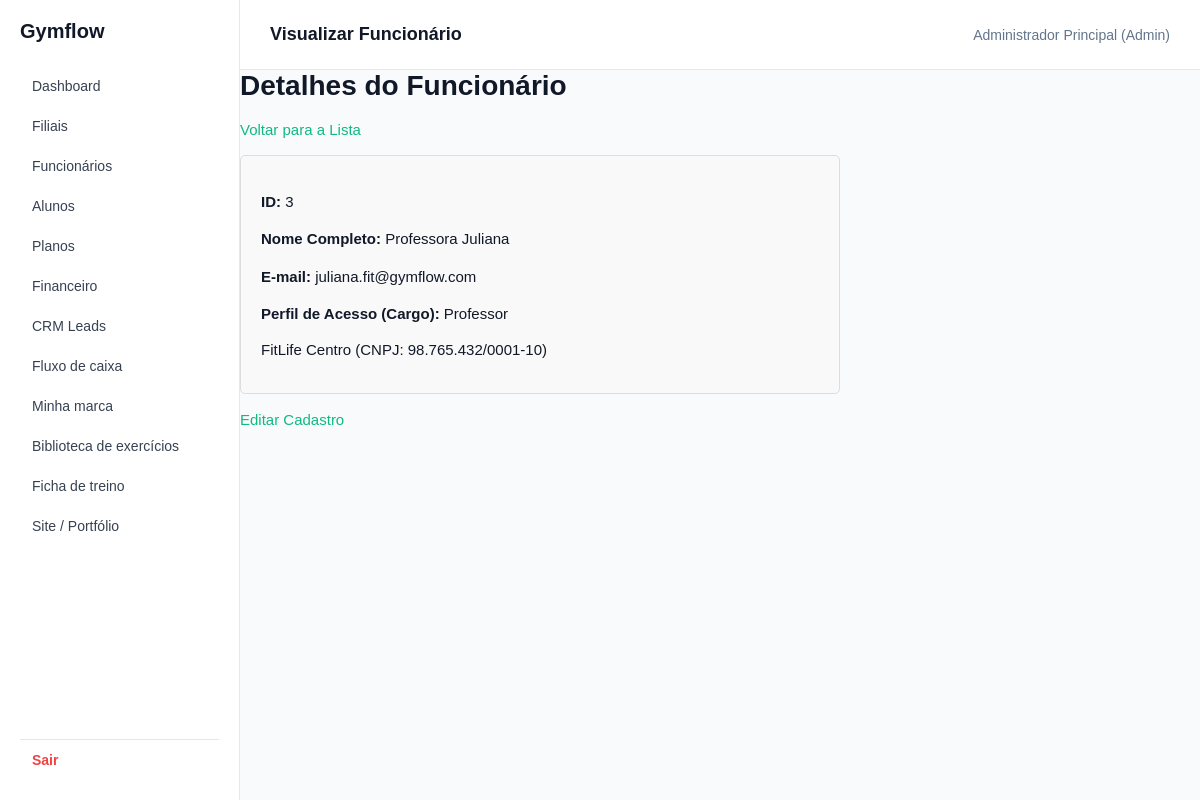
/app/controllers/FuncionarioController.php?acao=visualizar&id=3 (signed in), run on an earlier commit of the app's database.
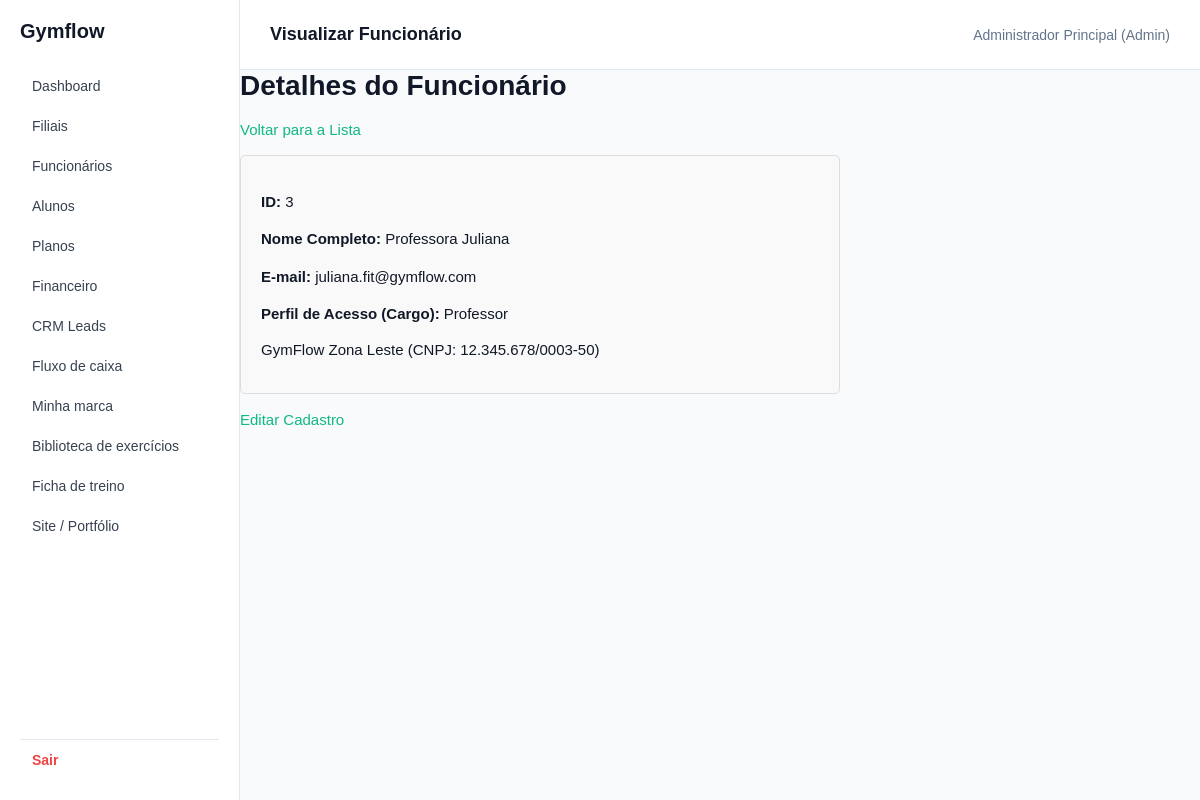
And on a later commit of the database.
### tables this page shows
CREATE TABLE users (
    id INT AUTO_INCREMENT PRIMARY KEY,
    name VARCHAR(100) NOT NULL,
    email VARCHAR(100) NOT NULL UNIQUE,
    password VARCHAR(255) NOT NULL,
    role VARCHAR(30) NOT NULL,
    aluno_id INT DEFAULT NULL
);

CREATE TABLE filiais (
    id INT AUTO_INCREMENT PRIMARY KEY,
    company_id INT NOT NULL,
    nome VARCHAR(100) NOT NULL,
    cnpj VARCHAR(18) NOT NULL,
    telefone VARCHAR(15) NOT NULL,
    responsavel VARCHAR(100) NOT NULL,
    ativo BOOLEAN NOT NULL DEFAULT TRUE,
    latitude DECIMAL(10,8) DEFAULT NULL,
    longitude DECIMAL(11,8) DEFAULT NULL,
    CONSTRAINT uq_filiais_cnpj UNIQUE (company_id, cnpj),
    FOREIGN KEY (company_id) REFERENCES companies(id) ON DELETE CASCADE
);

### app/models/Funcionario.php (called while the page is built, shortened)
<?php
require_once __DIR__ . '/Database.php';
$operacao = $operacao ?? '';
$dados = $dados ?? [];
if ($operacao === 'buscar_por_email') {
    $email = trim($dados['email'] ?? $email ?? '');
    $stmt = $pdo->prepare("SELECT * FROM users WHERE email = :email LIMIT 1");
    $stmt->execute([':email' => $email]);
    $usuario = $stmt->fetch() ?: null;
}
elseif ($operacao === 'buscar') {
    $id = (int) ($id ?? 0);
    $stmt = $pdo->prepare("
        SELECT u.*, f.id AS filial_id, f.nome AS filial_nome, f.cnpj AS filial_cnpj
        FROM users u
        LEFT JOIN user_filiais uf ON uf.user_id = u.id
        LEFT JOIN filiais f ON f.id = uf.filial_id
        WHERE u.id = :id AND u.role != 'Aluno'
    ");
    $stmt->execute([':id' => $id]);
    $funcionario = $stmt->fetch() ?: null;
    if ($funcionario) {
        $filial_vinculada = !empty($funcionario['filial_id']) ? [
            'id'   => $funcionario['filial_id'],
            'nome' => $funcionario['filial_nome'],
            'cnpj' => $funcionario['filial_cnpj'] ?? ''
        ] : null;
    } else {
        $filial_vinculada = null;
    }
}

### app/views/funcionarios/visualizar.php (the view, shortened to what this page needs)
<?php
include __DIR__ . '/../shared/header.php';
include __DIR__ . '/../shared/sidebar.php';
?>
<h1>Detalhes do Funcionário</h1>
<a href="/Gymflow/app/controllers/FuncionarioController.php?acao=listar">Voltar para a Lista</a>
<br><br>
<section style="background-color: #f9f9f9; padding: 20px; border-radius: 5px; border: 1px solid #ddd; max-width: 600px;">
    <p><strong>ID:</strong> <?php echo htmlspecialchars($funcionario['id']); ?></p>
    <p><strong>Nome Completo:</strong> <?php echo htmlspecialchars($funcionario['name']); ?></p>
    <p><strong>E-mail:</strong> <?php echo htmlspecialchars($funcionario['email']); ?></p>
    <p><strong>Perfil de Acesso (Cargo):</strong> <?php echo htmlspecialchars($funcionario['role']); ?></p>
        <?php if ($filial_vinculada): ?>
            <?= htmlspecialchars($filial_vinculada['nome']) ?>
            <?= !empty($filial_vinculada['cnpj']) ? '(CNPJ: ' . htmlspecialchars($filial_vinculada['cnpj']) . ')' : '' ?>
        <?php else: ?>
            Nenhuma
        <?php endif; ?>
</section>
<br>
<a href="/Gymflow/app/controllers/FuncionarioController.php?acao=editar&id=<?php echo $funcionario['id']; ?>">Editar Cadastro</a>
<?php include __DIR__ . '/../shared/footer.php'; ?>

What changed in the data, as far as the page shows it:
changed through a linked row, users "Professora Juliana": filiais.nome "FitLife Centro" → "GymFlow Zona Leste"; filiais.cnpj "98.765.432/0001-10" → "12.345.678/0003-50"
